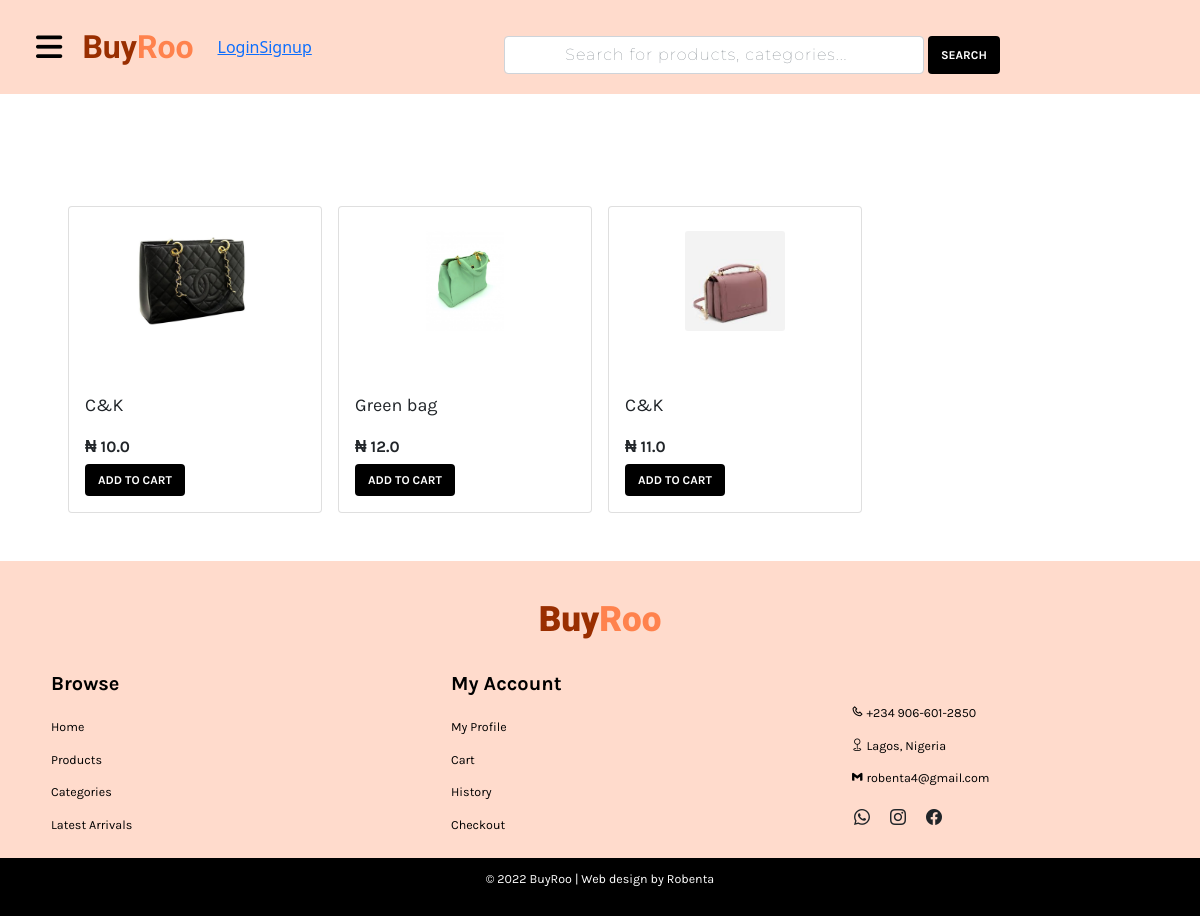
Page /category/1/ on the committed database.
### buyroo/models.py (models this page shows, shortened)
class Product(models.Model):
    category = models.ForeignKey(Category, on_delete=models.CASCADE)
    name = models.CharField(max_length=50)
    price = models.FloatField()
    image = models.ImageField(upload_to='products', default='pix.jpg')
    description = models.TextField()
    featured = models.BooleanField()
    latest = models.BooleanField()
    available = models.BooleanField()
    women_dress = models.BooleanField(default=False)
    women_blouse = models.BooleanField(default=False)
    boy_shirt = models.BooleanField(default=False)
    boy_pant = models.BooleanField(default=False)
    men_jacket = models.BooleanField(default=False)
    men_trench = models.BooleanField(default=False)
    girl_dress = models.BooleanField(default=False)
    girl_skirt = models.BooleanField(default=False)
    min = models.IntegerField()
    max = models.IntegerField()

### buyroo/views.py (the view)
# urls.py: path('category/<str:id>/' , views.single_category, name='category'),
def single_category(request,id):
    category = Product.objects.filter(category_id=id)
    categories = Category.objects.all()
    context={
        'category': category,
        'categories': categories
    }
    return render(request, 'category.html', context)

### buyroo/templates/category.html (shortened to what this page needs)
{% extends 'base.html' %}
{% block content %}
<div class="container-fluid pt-5">
    <div class="row row-cols-2 row-cols-md-3 row-cols-lg-4 g-3 m-5">
        {% if category %}
            {% for item in category %}
                <div class="col">
                    <div class="card">
                        <img src="{{item.image.url}}" class="card-img w-50 mx-auto mt-4">
                        <div class="card-body mt-5">
                            <h5 class="card-text">{{item.name}}<h5>
                            <h5 class="card-title"> &#8358 {{item.price}}</h5>
                            <a href="" class="btn">ADD TO CART</a>
                        </div>
                    </div>
                </div>
            {% endfor %}
        {% endif %}
    </div>
</div>
{% endblock content %}

### buyroo/static/css/style.css (style rules this page uses)
html { background-color: #FFDBCC; scroll-behavior: smooth; }
@media only screen 
and (min-device-width : 540px) 
and (max-device-width : 1000px) { .card-img { height: 100px !important; width: auto !important; } }
@media screen and (max-width: 1920px) { .card-img { height: 20vh; width: min-content; } }
.btn { background-color: black; color: white; font-family: 'Karla', sans-serif; font-size: 12px; font-weight: 700; text-transform: uppercase; }
.card-text { font-size: 18px; font-weight: 400; margin-bottom: 20px; font-family: 'Karla', sans-serif; }
.card-title { font-size: 16px; font-weight: 700; font-family: 'Karla', sans-serif; }

### rows in the picture
Product: image (picture), name "C&K", price "10.0"
Product: image (picture), name "Green bag", price "12.0"
Product: image (picture), name "C&K", price "11.0"
